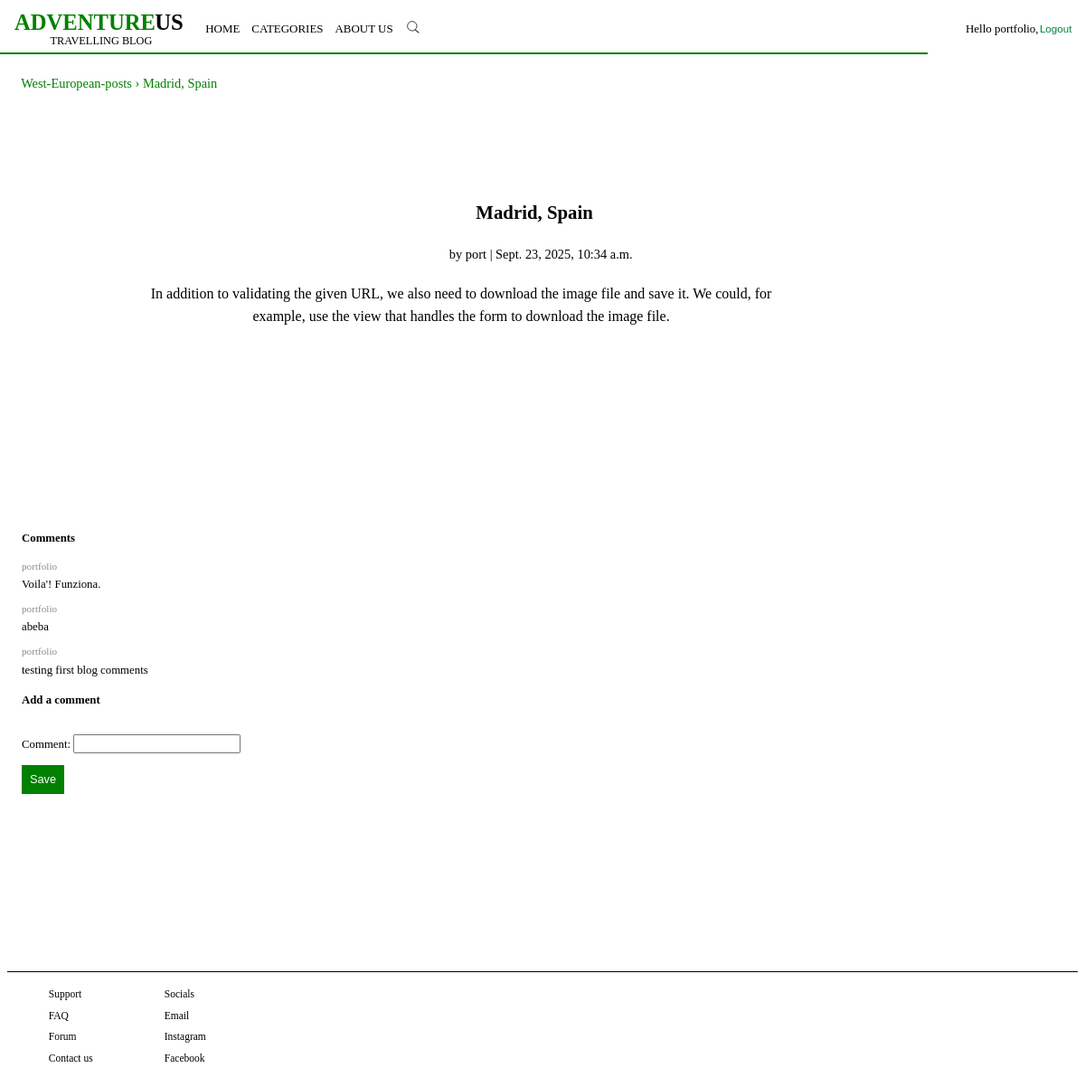
The page /cee/eurodetail/1/ (signed in) on the database its author committed.
### cee/models.py (models this page shows, shortened)
class Europe(models.Model):
    title=models.CharField(max_length=100)
    date=models.DateTimeField()
    author=models.ForeignKey(
        settings.AUTH_USER_MODEL,
        on_delete=models.CASCADE,
    )
    body=models.TextField()
    class Meta:
        ordering=['-date']

class CommentEurope(models.Model):
    europe=models.ForeignKey(Europe, on_delete=models.CASCADE, default= 'Blank')
    comment=models.CharField(max_length=200)
    author=models.ForeignKey(
        settings.AUTH_USER_MODEL,
        on_delete=models.CASCADE
    )
    def __str__(self):
        return self.comment

### cee/views.py (the view, shortened to what this page needs)
# urls.py: path("eurodetail/<int:pk>/", EuroBlogDetail.as_view(), name="europe_detail"),
class EuroBlogDetail(View):
    def get(self, request,*args, **kwargs):
        view=EuroCommentGet.as_view()
        return view(request, *args, **kwargs)

### cee/forms.py
class CommentEuropeForm(forms.ModelForm):
    class Meta:
        model = CommentEurope
        fields = ("comment",)

### cee/views.py (called while the page is built)
    def get_context_data(self, **kwargs):
        context = super().get_context_data(**kwargs)
        context["form"] = CommentEuropeForm()
        return context

### templates/europedetail.html (shortened to what this page needs)
<!DOCTYPE HTML>
<html>
    <head>
    </head>
    <body>
        {% extends 'base.html'%}
        {%block content%}
        {% include "nav.html" with active_link='europe_detail' %}
      <div class="content">
        <div class="content_detail">
        <div id="detailpage">
<div id="postdetail">
<h2 id="title_detail">{{europe.title}}</h2>
<p id="info">by {{europe.author}} | {{europe.date}}</p>
<p id="body">{{europe.body}}</p>
</div>
<div id="comment">
  <h4>Comments</h4>
  {% for comment in europe.commenteurope_set.all %}
     <p id="comment_author">{{comment.author}}</p>
     <p id="comment_given">{{comment}}</p>
     {%endfor%}
  </div>
     <h4>Add a comment</h4>
<form action="" method="post" id="comment_form">{% csrf_token %}
{{ form.as_p }}
<button type="submit" id="save">Save</button>
</form>
        </div>
        </div>
{%endblock%}

### templates/base.html (shortened to what this page needs)
{%load static%}
<!DOCTYPE html>
<html>
    <head>
    </head>
    <body>
        <header>
            <div id="siteid">
                <a href="{%url 'home'%}"> <h2 id="adventure">ADVENTURE</h2><h2 id="us">US</h2></a>
                <p id="tag">TRAVELLING BLOG</p>
                </div>
        </header>
        <div id="nav_1024">
            <ol id="home">
                <li class="main"><a href="{%url 'home'%}">HOME</a></li>
                <li class="main" id="categories"><a href="#opt_b">CATEGORIES</a></li>
                <li class="noi"><a href="{%url 'about'%}">ABOUT US</a></li>
                <li class="main">
                    <a href="">
                    <svg version="1.1"
                    xmlns="http://www.w3.org/2000/svg"
                    xmlns:xlink="http://www.w3.org/1999/xlink"
                    width="50" height="50" viewBox="0 0 70 70" id="search">
                    <g>
                   <circle cx="40" cy="40" r="14" stroke="black" stroke-width="2" fill="none"/>
                   <polygon points="49,51 60,60 " fill="black" stroke-width="2" stroke="black"/>
                    </g>
                   </svg>
                    </a>
                </li>
                {%if user.is_authenticated%}
                   <li id="hello_b" class="main">Hello {{user.username}}, </li>
                   <li class="main"> <form method="post" action="{%url 'logout'%}" >{%csrf_token%}
                        <button type="submit" id="logout_b">Logout</button>
                   </form></li>
                   {%else%}
     <li id="signin_b" class="access"><a href="{%url 'signup'%}">SIGN UP</a> </li><li id="login_b" class="access"><a href="{%url 'login'%}">LOG IN</a></li>
        {%endif%}
            </ol>
            </div>
            <hr>
          {%block content%}
{%endblock%}
<footer>
   <ul class="footer">
    <li >Support</li>
    <a href="adventureus@gmail.com"><li>FAQ</li></a>
    <a href="adventureus@instagram.com"><li>Forum</li></a>
        <a href="adventureus@facebook.com"><li>Contact us</li></a>
        </ul>
   <ul class="footer">
    <li>Socials</li>
    <a href="adventureus@gmail.com"><li>Email</li></a>
    <a href="adventureus@instagram.com"><li>Instagram</li></a>
        <a href="adventureus@facebook.com"><li>Facebook</li></a>
        </ul>
</footer>
</body>
</html>

### templates/nav.html (shortened to what this page needs)
<!DOCTYPE HTML>
<html>
    <head>
    </head>
    <body>
        <ul id="active_link">
            {%if active_link == "europe_detail"%}<li  class="active" ><a href="{%url 'europelist'%}">West-European-posts › </a>
                {{europe.title}} </li>{%endif%}
    </ul>
</body>
</html>

### templates/europedetail.html (style rules this page uses)
@media screen and (min-width: 1024px) { #body { text-align: center; } }
@media screen and (min-width: 1024px) { #postdetail { margin-left: 4%; } }

### templates/nav.html (style rules this page uses)
@media screen and (min-width: 1024px) { #active_link { margin-bottom: -2em; } }

### rows shown on the page
Europe: title "Madrid, Spain", author "port", date "Sept. 23, 2025, 10:34 a.m.", body "In addition to validating the given URL, we also need to download the image file and save it. We could, for example, use the view that handles the form to download the image file."
CommentEurope: author "portfolio", comment "Voila'! Funziona."
CommentEurope: author "portfolio", comment "abeba"
CommentEurope: author "portfolio", comment "testing first blog comments"

### other values the page prints
{{ user.username }} "portfolio"
